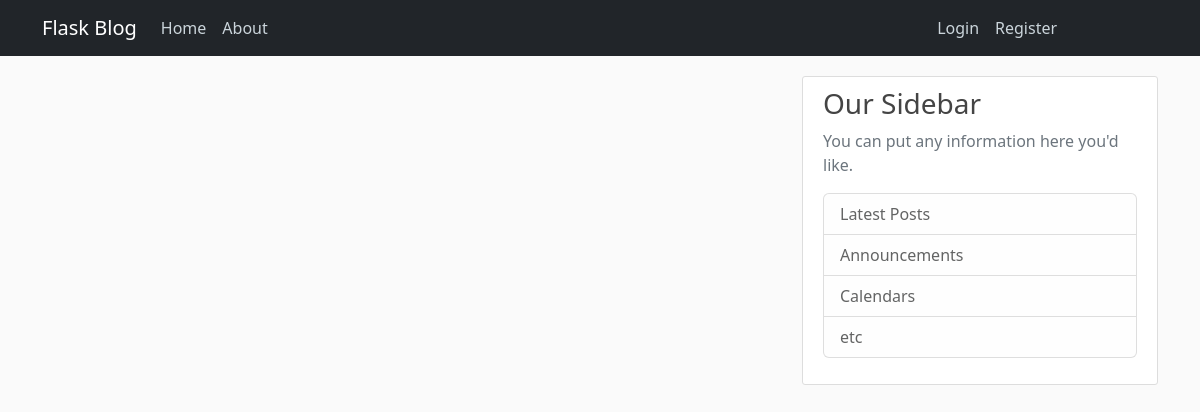
Page /home on the earlier database version.
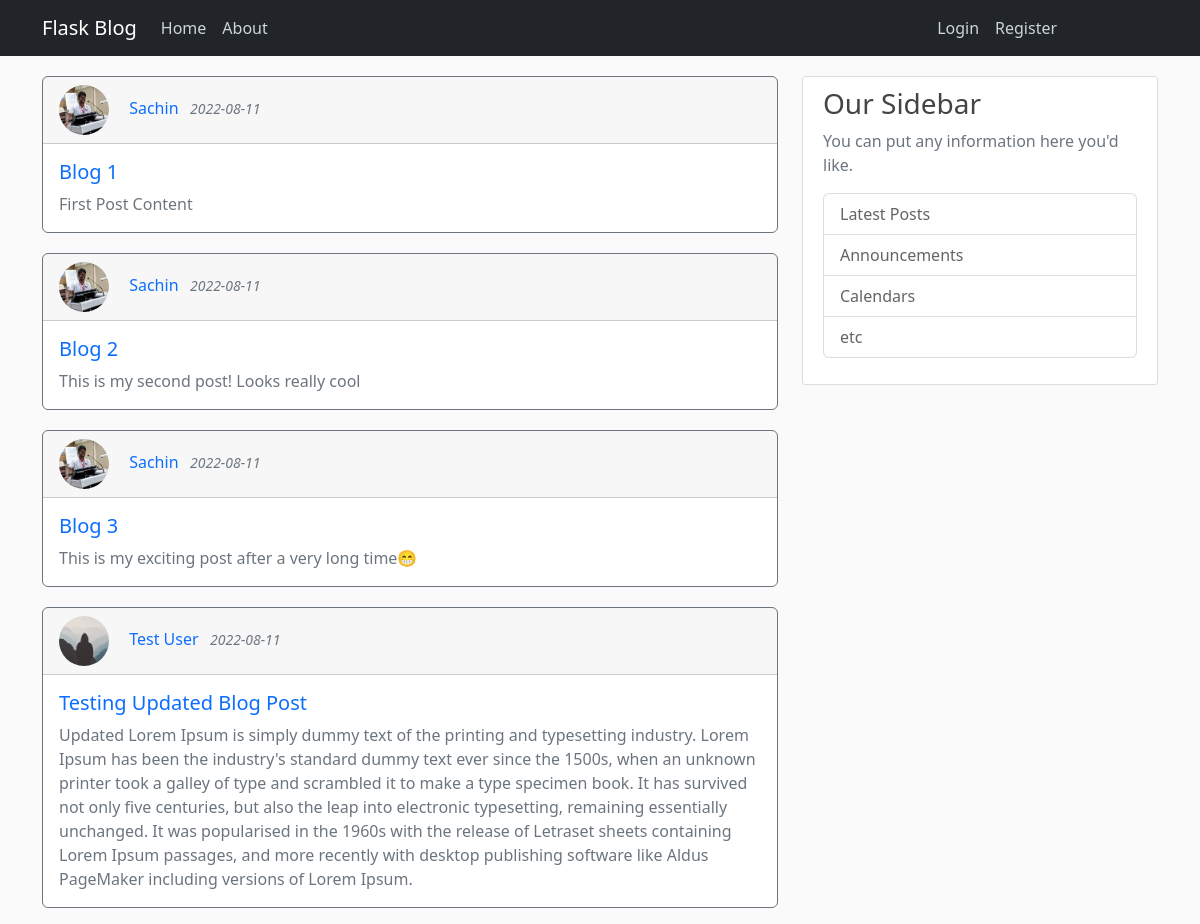
Same page on the later database version.
### flaskblog/models.py (models this page shows, shortened)
class Post(db.Model):
    id = db.Column(db.Integer, primary_key=True)
    title = db.Column(db.String(100), nullable=False)
    date_posted = db.Column(db.DateTime, nullable=False,
                            default=datetime.utcnow)
    content = db.Column(db.Text, nullable=False)
    user_id = db.Column(db.Integer, db.ForeignKey('user.id'), nullable=False)

class User(db.Model, UserMixin):
    id = db.Column(db.Integer, primary_key=True)
    username = db.Column(db.String(20), unique=True, nullable=False)
    email = db.Column(db.String(120), unique=True, nullable=False)
    image_file = db.Column(db.String(20), nullable=False,
                           default='default.jpg')
    password = db.Column(db.String(60), nullable=False)
    posts = db.relationship('Post', backref='author', lazy=True)

### flaskblog/routes.py (the view)
@app.route("/")
@app.route("/home")
def home():
    posts = Post.query.all()
    return render_template('home.html', posts=posts)

### flaskblog/templates/home.html
{% extends "layout.html" %} {% block content %} {% for post in posts %}
<div
  class="card border-secondary mb-3"
  style="max-width: 100%; margin-top: 20px"
>
  <div class="card-header">
    <img
      class="rounded-circle article-img"
      src="{{ url_for('static', filename='profile_pics/' + post.author.image_file) }}"
      style="width: 50px; height: 50px"
    />
    <a href="#" style="text-decoration: none">{{ post.author.username }}</a>
    <small class="text-muted"
      >&nbsp;&nbsp;<i>{{ post.date_posted.strftime('%Y-%m-%d') }}</i></small
    >
  </div>
  <div class="card-body text-secondary">
    <h5 class="card-title">
      <a
        href="{{ url_for('post', post_id=post.id) }}"
        style="text-decoration: none"
        >{{ post.title }}</a
      >
    </h5>
    <p class="card-text">{{ post.content }}</p>
  </div>
</div>
{% endfor %} {% endblock content %}

### flaskblog/templates/layout.html (shortened to what this page needs)
<!DOCTYPE html>
<html lang="en">
  <head>
    <link href="https://cdn.jsdelivr.net/npm/bootstrap@5.2.0/dist/css/bootstrap.min.css" rel="stylesheet">
    <link
      rel="stylesheet"
      type="text/css"
      href="{{ url_for('static', filename='main.css') }}"
    />
  </head>
  <body>
    <header class="site-header" style="margin-top: -80px;">
        <nav class="navbar navbar-expand-lg navbar-dark bg-dark">
        <div class="container">
          <a class="navbar-brand mr-4" href="/">Flask Blog</a>
          <div class="collapse navbar-collapse" id="navbarToggle">
            <div class="navbar-nav mr-auto">
              <a class="nav-item nav-link" href="{{ url_for('home') }}">Home</a>
              <a class="nav-item nav-link" href="{{ url_for('about') }}">About</a>
            </div>
            <div class="navbar-nav">
              {% if current_user.is_authenticated %}
              <a class="nav-item nav-link" href="{{ url_for('new_post') }}">New Post</a>
              <a class="nav-item nav-link" href="{{ url_for('account') }}">Account</a>
              <a class="nav-item nav-link" href="{{ url_for('logout') }}">Logout</a>
              {% else %}
              <a class="nav-item nav-link" href="{{ url_for('login') }}">Login</a>
              <a class="nav-item nav-link" href="{{ url_for('register') }}">Register</a>
              {% endif %}
            </div>
          </div>
        </div>
      </nav>
    </header>
    <main role="main" class="container">
        <div class="row">
          <div class="col-md-8">
            {% block content %}{% endblock %}
          </div>
          <div class="col-md-4" style="margin-top: 20px;">
            <div class="content-section">
              <h3>Our Sidebar</h3>
              <p class='text-muted'>You can put any information here you'd like.
                <ul class="list-group">
                  <li class="list-group-item list-group-item-light">Latest Posts</li>
                  <li class="list-group-item list-group-item-light">Announcements</li>
                  <li class="list-group-item list-group-item-light">Calendars</li>
                  <li class="list-group-item list-group-item-light">etc</li>
                </ul>
              </p>
            </div>
          </div>
        </div>
      </main>
  </body>
</html>

### flaskblog/static/main.css (style rules this page uses)
body { background: #fafafa; color: #333333; margin-top: 5rem; }
h1, h2, h3, h4, h5, h6 { color: #444444; }
.site-header .navbar-nav .nav-link { color: #cbd5db; }
.content-section { background: #ffffff; padding: 10px 20px; border: 1px solid #dddddd; border-radius: 3px; margin-bottom: 20px; }
.article-img { height: 65px; width: 65px; margin-right: 16px; }

Differences in the rows shown:
added Post: image_file (picture), author.username "Sachin", date_posted "2022-08-11", title "Blog 1", content "First Post Content"
added Post: image_file (picture), author.username "Sachin", date_posted "2022-08-11", title "Blog 2", content "This is my second post! Looks really cool"
added Post: image_file (picture), author.username "Sachin", date_posted "2022-08-11", title "Blog 3", content "This is my exciting post after a very long time😁"
added Post: image_file (placeholder picture), author.username "Test User", date_posted "2022-08-11", title "Testing Updated Blog Post", content "Updated Lorem Ipsum is simply dummy text of the printing and typesetting industry. Lorem Ipsum has been the industry's standard dummy text ever since the 1500s, when an unknown printer took a galley of type and scrambled it to make a type specimen book. It has survived not only five centuries, but also the leap into electronic typesetting, remaining essentially unchanged. It was popularised in the 1960s with the release of Letraset sheets containing Lorem Ipsum passages, and more recently with desktop publishing software like Aldus PageMaker including versions of Lorem Ipsum."
